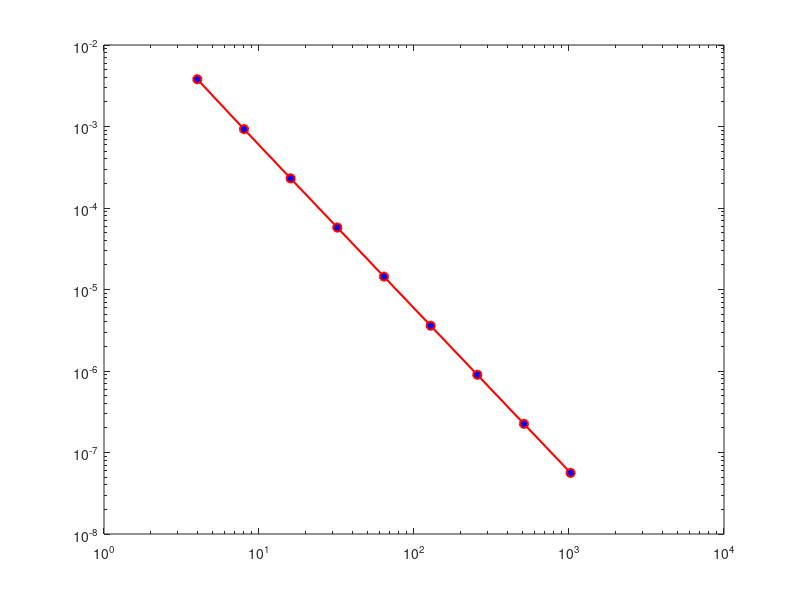

The MATLAB script that drew this image: (Note: this script raises an error after producing the figure.)
% Computes L^2 error of bvp for second order convergence of the
% central finite difference

clc;
% Grid size ranges
N_ = 2 .^(2:10);
c = length(N_);
errors = zeros(c, 1);

for idx = 1:c
  N = N_(idx);
  h = 1/N;
  x = (h:h:1-h)';

  % stiffness matrix
  n = N-1;
  e = ones(n, 1);
  A = (1/h^2)*spdiags([-e, 2*e, -e], [-1, 0, 1], n, n);

  % function and analytic sol
  f = sin(pi*x);
  u_ = sin(pi*x)/(pi^2);
  u = A\f; % numerical sol
  errors(idx) = sqrt((1/N)*sum((u-u_).^2)); %L^2 errors
end

p = polyfit(log(N_(:)), log(errors), 1);
slope = p(1);

%Log plot
figure('visible', 'on');
loglog(N_, errors, 'ro-', 'MarkerFaceColor', 'b', ...
       'MarkerSize', 6, 'LineWidth', 1.5);
hold on;
fitLine = exp(polyval(p, logN));
loglog(N_, fitLine, 'k--', 'LineWidth', 2);
xlabel('N (number of grid intervals)', 'FontSize', 13);
ylabel('L^2 Error', 'FontSize', 13);
title('L^2 Norm Decay for -u'''' = sin(πx)', 'FontSize', 13);
legend({'L2 error', sprintf('Fit: slope = %.3f', slope)}, ...
       'Location', 'SouthWest', 'FontSize', 11);
grid on;


% Slope
text(N_(end)*0.4, errors(end)*10, ...
     sprintf('Slope = %.3f\n', slope), ...
     'FontSize', 11, 'Color', 'b', 'BackgroundColor', 'white');
